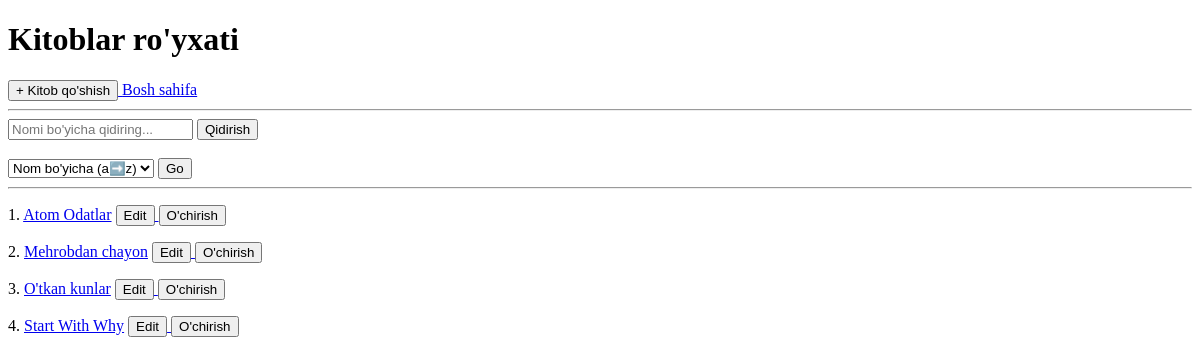
Page /kitoblar/ on the earlier database version.
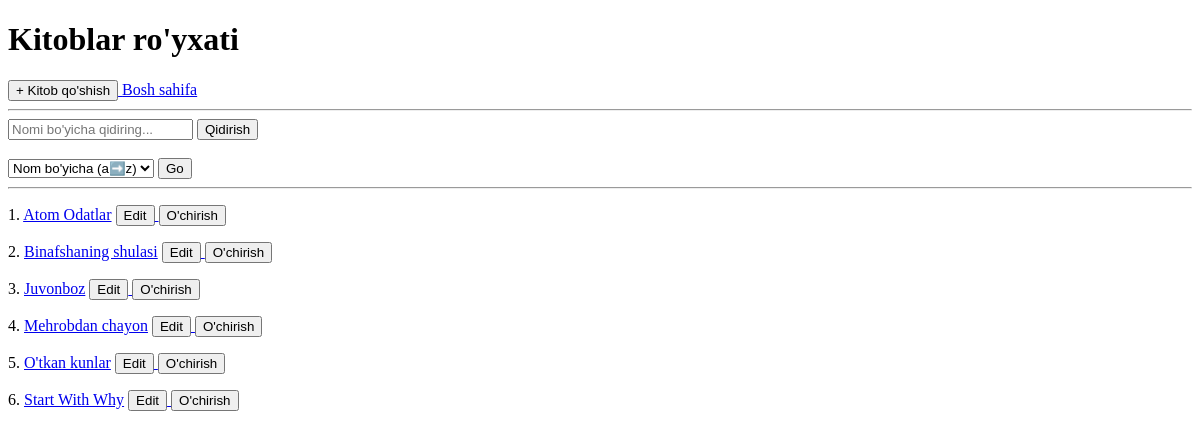
Same page on the later database version.
### main_app/models.py (models this page shows, shortened)
class Kitob(models.Model):
    nom=models.CharField(max_length=200)
    janr=models.CharField(max_length=100)
    sahifa=models.PositiveSmallIntegerField()
    muallif=models.ForeignKey(Muallif,on_delete=models.SET_NULL,null=True)

### main_app/views.py (the view)
# urls.py: path('kitoblar/', kitoblar_view),
def kitoblar_view(request):
    kitoblar = Kitob.objects.all()
    q=request.GET.get("q")
    if q:
        kitoblar =kitoblar.filter(nom__icontains=q)
    ordering=request.GET.get("ordering","nom")
    kitoblar =kitoblar.order_by(ordering)
    context = {
        "kitoblar": kitoblar,
        "q": q,
        "ordering": ordering
    }
    return render(request, "kitoblar.html", context)

### templates/kitoblar.html (shortened to what this page needs)
<!DOCTYPE html>
<html lang="en">
<head>
</head>
<body>
    <h1>Kitoblar ro'yxati</h1>
    <a href="/kitob_add/">
        <button>+ Kitob qo'shish</button>
    </a>
    <a href="/">Bosh sahifa</a>
    <hr>
    <form>
        <input type="text" name="q" placeholder="Nomi bo'yicha qidiring..." {% if q %} value="{{ q }}" {% endif %}>
        <button>Qidirish</button>
        <br><br>
        <select name="ordering">
            <option value="nom" {% if ordering == 'nom' %} selected {% endif %} >Nom bo'yicha (a➡️z)</option>
        </select>
        <button>Go</button>
    </form>
    <hr>
    {% for kitob in kitoblar %}
        <p>
            {{ forloop.counter }}.
            <a href="/kitoblar/{{ kitob.id }}/">{{ kitob.nom }}</a>
            <a href="/kitoblar/{{ kitob.id }}/update/">
                <button>Edit</button>
            </a>
            <a href="/kitoblar/{{ kitob.id }}/delete_confirm/">
                <button>O'chirish</button>
            </a>
        </p>
    {% endfor %}
</body>
</html>

Differences in the rows shown:
added Kitob: nom "Binafshaning shulasi"
added Kitob: nom "Juvonboz"
